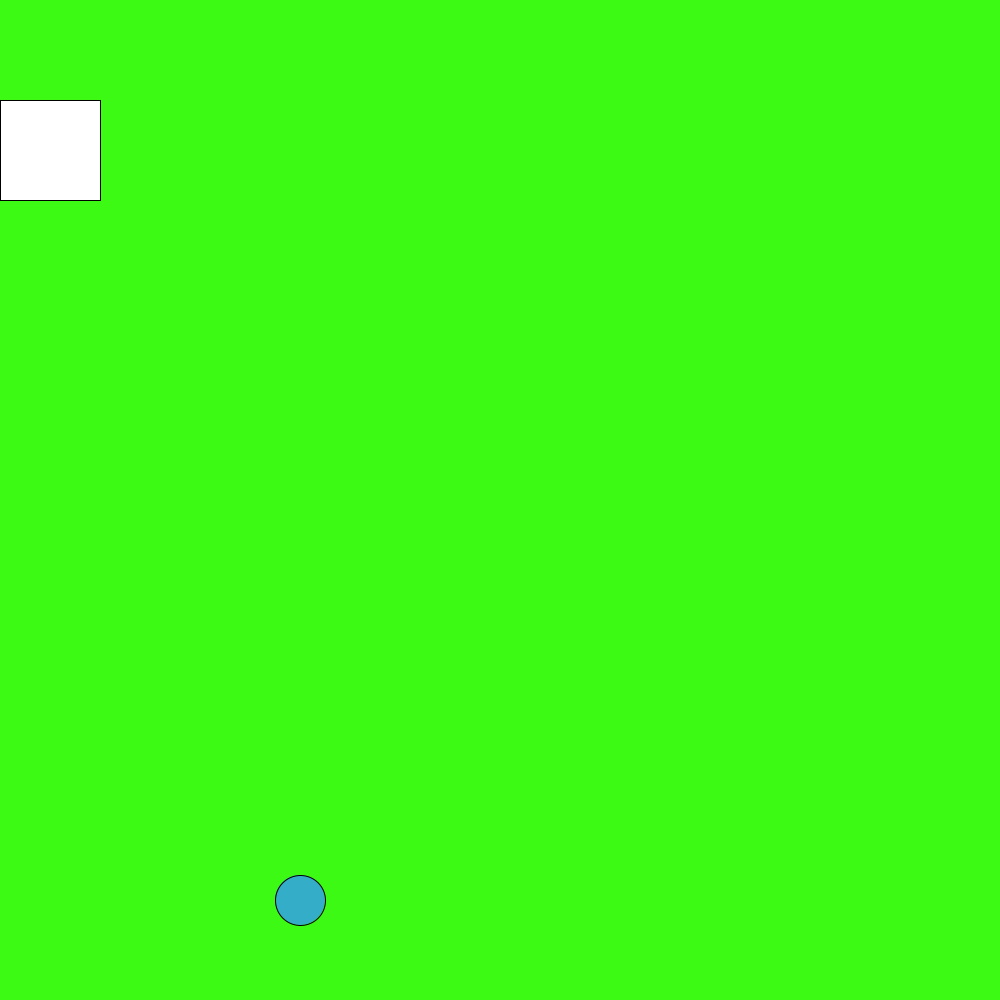
Frame 1 (no input)
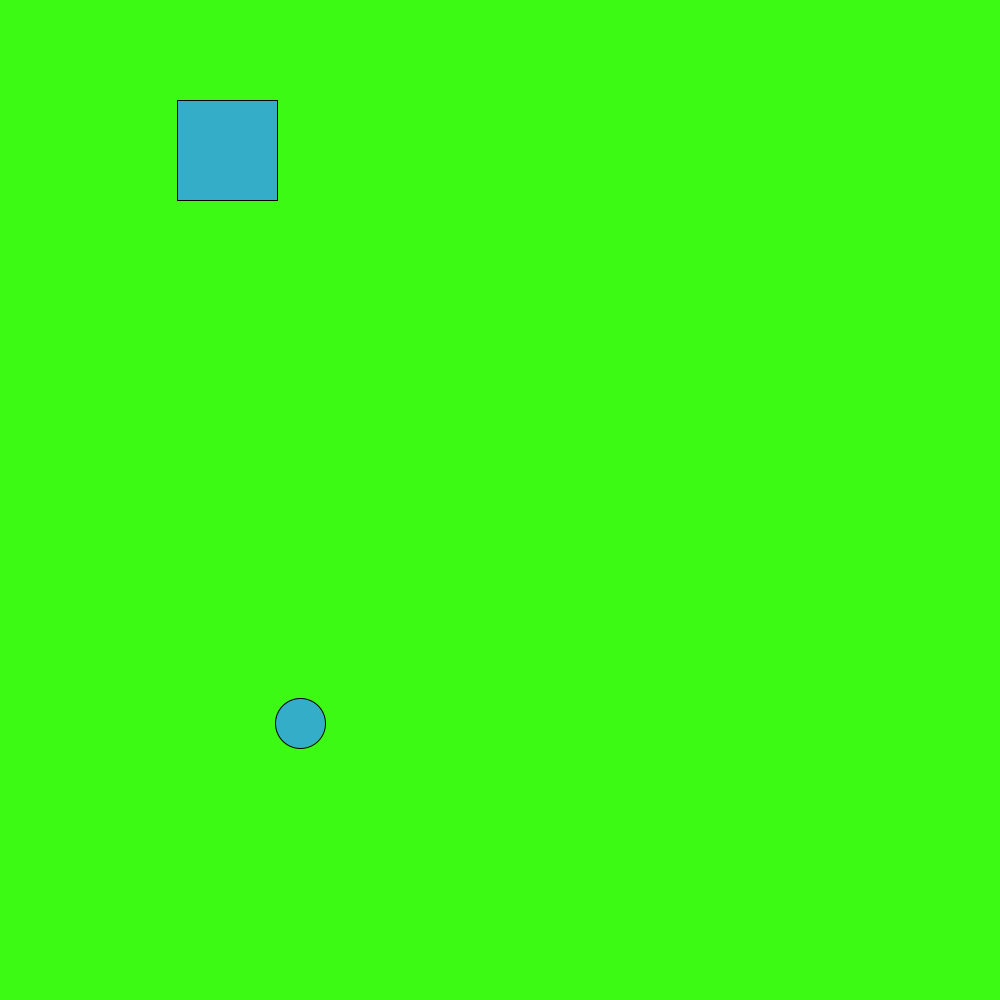
Frame 60 (the mouse pressed at the canvas centre just before this capture)
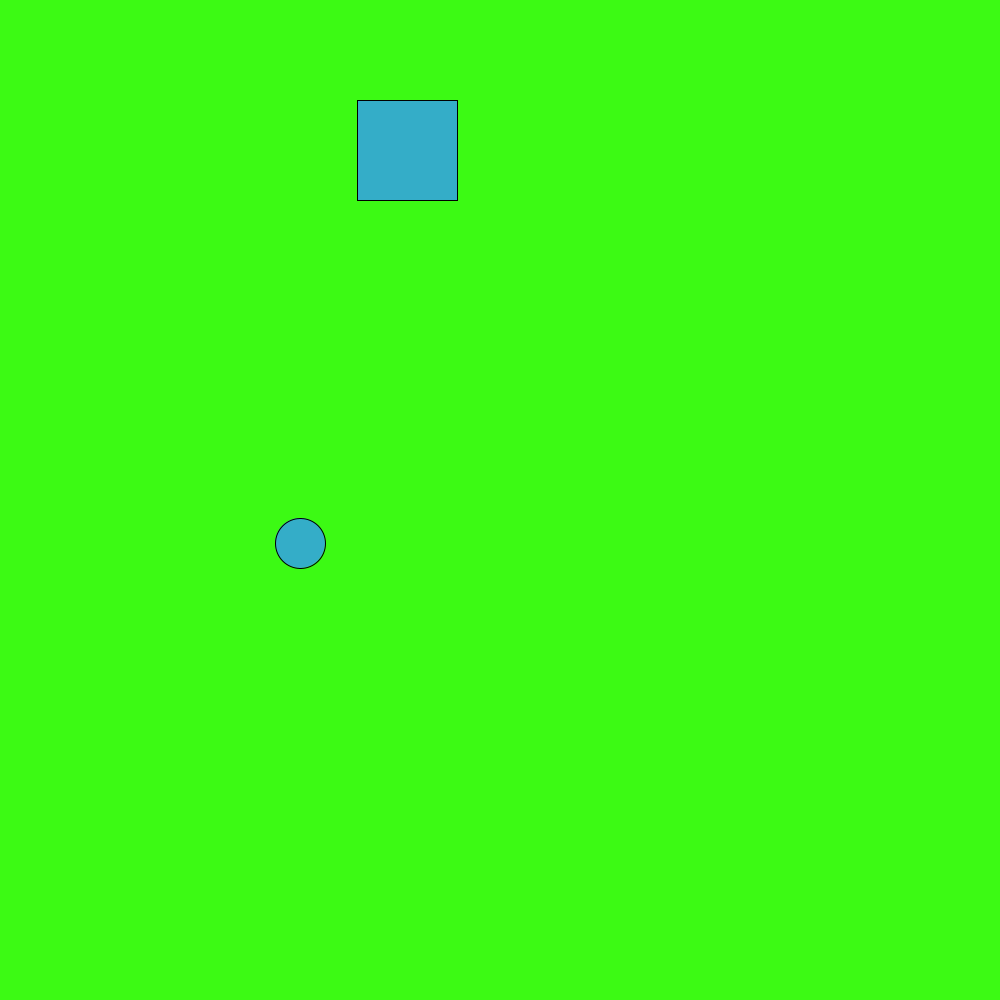
Frame 120 (the mouse held since frame 60 and released just before this capture)

The Processing sketch that drew these frames (run headless with seeded random() and noise(); from frame 60 on, the mouse is pressed at the canvas centre):

// Processing sketch: variable_practice
// ── variable_practice.pde
void setup () {
  size(1000, 1000);
}
  
int n = 0;
int x = 900 ;

void draw(){
 background(60, 250, 20);
 square(n, 100, 100);
 n = n + 3;
 fill(52, 173, 200);
 circle(300, x, 50);
x = x - 3;

//idk how to make it bounce off the walls :( 

}
